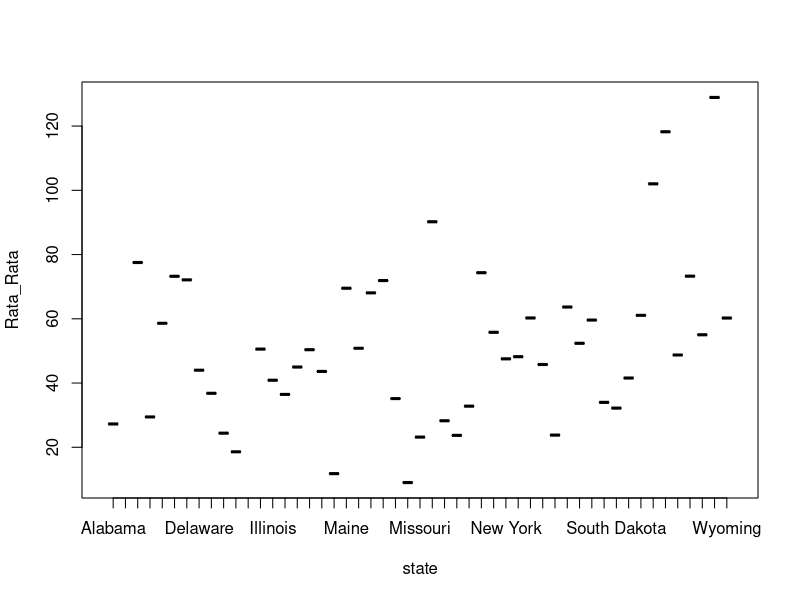
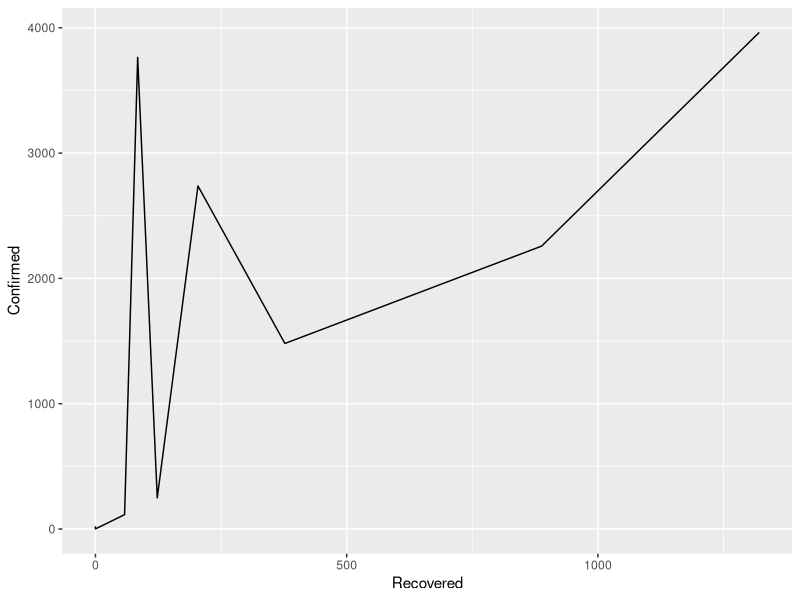

The R source for these figures, in order:
## ---- chunk 1
knitr::opts_chunk$set(echo = TRUE)
## ---- chunk 2
  library(dslabs)
  library(tidyverse)
  data("us_contagious_diseases")
## ---- chunk 3
  names(us_contagious_diseases)
## ---- chunk 4
  class(us_contagious_diseases$disease)
## ---- chunk 5
  us_contagious_diseases %>%
  filter(year>1955 & year<1965,disease=="Polio") %>%
  arrange(desc(population)) %>%
  head(n=10)
## ---- chunk 6
  klasifikasi = ""
  for(i in 1:nrow(us_contagious_diseases)){
    if(us_contagious_diseases$count[i] < 1000) {
      klasifikasi[i] <- "Biasa"
    }
    else if(us_contagious_diseases$count[i] > 2000) {
      klasifikasi[i] <- "Azab"
    }
    else{
      klasifikasi[i] <- "Cobaan"
    }
  } 
  head(klasifikasi,n=300)
## ---- chunk 7
  newData <- us_contagious_diseases %>%
  mutate(
    Category = klasifikasi,
    Rate = count/population*10^5
  )
  head(newData,n=10)
## ---- chunk 8
  kesimpulan <- newData %>%
  group_by(state) %>%
  summarize(Rata_Rata=mean(Rate))
  kesimpulan
## ---- chunk 9
  plot(kesimpulan)
## ---- chunk 10
  library(readr)
  library (ggplot2)
  Covid19_Asean <- read_csv("Covid19_Asean.csv")
## ---- chunk 11
  str(Covid19_Asean)
## ---- chunk 12
  Covid19_Asean %>%
  arrange(desc(Confirmed))
## ---- chunk 13
  Covid19_Asean = mutate(Covid19_Asean,RateDeaths = Deaths / Confirmed)
## ---- chunk 14
  print("Tertinggi")
  filter(Covid19_Asean,RateDeaths == max(Covid19_Asean$RateDeaths))
  print("Terendah")
  filter(Covid19_Asean,RateDeaths == min(Covid19_Asean$RateDeaths))
## ---- chunk 15
  Covid19_Asean %>%
  ggplot(aes(x = Recovered, y = Confirmed)) +
  geom_line()
